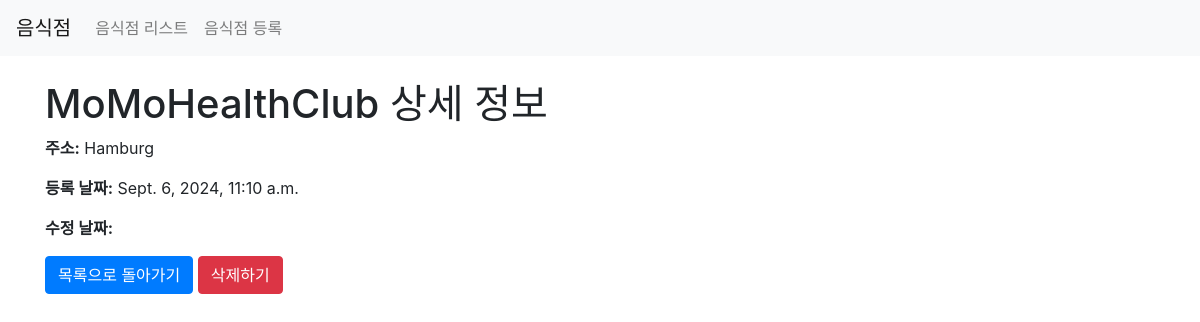
Page /third/list/5/ on the committed database.
### third/models.py (models this page shows)
class Restaurant(models.Model):
    name = models.CharField(max_length=30)
    address = models.CharField(max_length=200)
    created_at = models.DateTimeField(auto_now_add=True)
    update_at = models.DateTimeField(auto_now_add=True)

### third/views.py (the view)
# urls.py: path('list/<int:id>/', views.detail, name='detail'),
def detail(request, id):
    restaurant = get_object_or_404(Restaurant, id=id)
    context = {
        'restaurant': restaurant
    }
    return render(request, 'third/detail.html', context)

### third/templates/third/detail.html (shortened to what this page needs)
{% load static %}
<html>
<head>
    <link rel="stylesheet" type="text/css" href="{% static 'third/style2.css' %}">
    <link rel="stylesheet" href="https://stackpath.bootstrapcdn.com/bootstrap/4.1.3/css/bootstrap.min.css">
</head>
<body>
    <nav class="navbar navbar-expand-lg navbar-light bg-light">
        <a class="navbar-brand" href="/third/list">음식점</a>
        <div class="collapse navbar-collapse" id="navbarNavAltMarkup">
            <div class="navbar-nav">
                <a class="nav-item nav-link" href="/third/list">음식점 리스트<span class="sr-only">(current)</span></a>
                <a class="nav-item nav-link" href="/third/create">음식점 등록</a>
            </div>
        </div>
    </nav>
    <div class="container mt-4">
        <h1>{{ restaurant.name }} 상세 정보</h1>
        <p><strong>주소:</strong> {{ restaurant.address }}</p>
        <p><strong>등록 날짜:</strong> {{ restaurant.created_at }}</p>
        <p><strong>수정 날짜:</strong> {{ restaurant.updated_at }}</p>
        <a href="{% url 'list' %}" class="btn btn-primary">목록으로 돌아가기</a>
        <form action="{% url 'restaurant-delete' restaurant.id %}" method="post" style="display:inline;">
            <button type="submit" class="btn btn-danger">삭제하기</button>
        </form>
    </div>
</body>
</html>

### rows in the picture
Restaurant: name "MoMoHealthClub", address "Hamburg", created_at "Sept. 6, 2024, 11:10 a.m."
